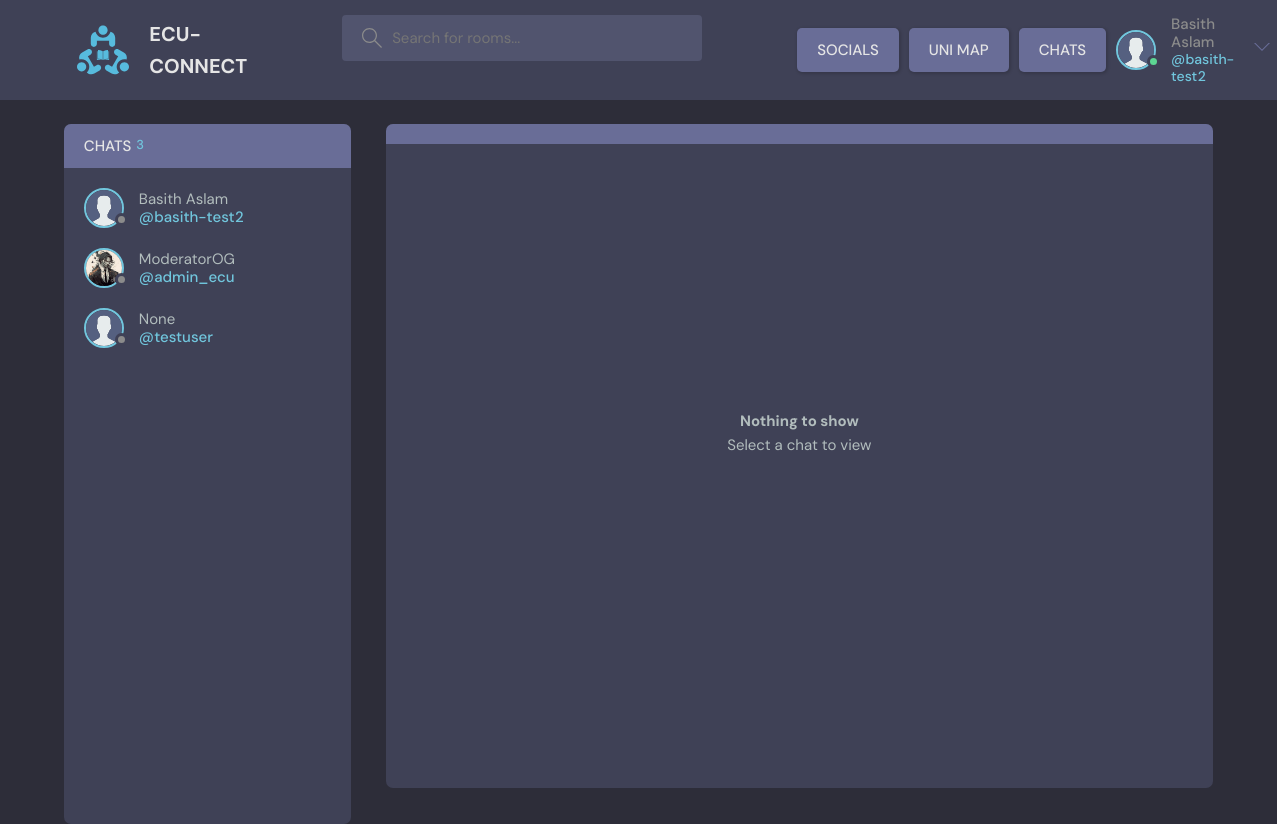
Page /chats (signed in) on the committed database.
### base/models.py (models this page shows)
class User(AbstractUser):
    username = models.CharField(max_length=150, unique=True, null=True)
    name = models.CharField(max_length=200, null=True)
    email = models.EmailField(unique=True, null=True)
    bio = models.TextField(null=True)
    avatar = models.ImageField(null=True, default="avatar.svg")
    USERNAME_FIELD = 'email'
    REQUIRED_FIELDS = ['username']

class Chat(models.Model):
    sender = models.ForeignKey(User, related_name='sender', on_delete=models.CASCADE)
    receiver = models.ForeignKey(User, related_name='receiver', on_delete=models.CASCADE)
    updated = models.DateTimeField(auto_now= True)
    created = models.DateTimeField(auto_now_add= True)
    class Meta:
       ordering = ['-updated', '-created']

### base/views.py (the view)
# urls.py: path('chats', views.allChats, name="chats"),
@login_required(login_url='login')
def allChats(request):
    chats = Chat.objects.filter(Q(sender=request.user) | Q(receiver=request.user)).order_by('-created')
    context = {'chats': chats, 'chatCount': chats.count()}
    return render(request, 'base/chats.html', context)

### base/templates/base/chats.html (shortened to what this page needs)
{% extends 'main.html' %} {% block content %}
<main class="profile-page layout layout--2">
  <div class="container">
    <div class="participants chats">
      <h3 class="participants__top">Chats <span>{{ chatCount }}</span></h3>
      <div class="participants__list scroll">
        {% for chat in chats %}
        <a href="{% url 'chats' chat.id %}" class="participant">
          <div class="avatar avatar--medium">
            <img src="{{chat.receiver.avatar.url}}" />
          </div>
          <p>
            {{chat.receiver.name}}
            <span>@{{chat.receiver.username}}</span>
          </p>
        </a>
        {% endfor %}
      </div>
    </div>
    {% if chat %}
    <div class="room messages">
      <div class="room__top">
        <div class="room__topLeft">
          <h3>{{chat.receiver.name}}</h3>
        </div>
      </div>
      <div class="room__box scroll">
        <div class="room__conversation message-room">
          <div class="threads message-conversation scroll">
            {% for chatMessage in chatMessages %}
            <div class="thread">
              <div class="thread__top">
                <div class="thread__author">
                  <a
                    href="{% url 'user_profile' chatMessage.user.id %}"
                    class="thread__authorInfo"
                  >
                    <div class="avatar avatar--small">
                      <img src="{{chatMessage.user.avatar.url}}" />
                    </div>
                    {% if request.user == chatMessage.user %} You {% else %}
                    {{chatMessage.user.name}} {% endif %}
                  </a>
                  <span class="thread__date"
                    >{{chatMessage.created|timesince}} ago</span
                  >
                </div>
                {% if request.user == chatMessage.user %}
                <a href="{% url 'delete_message' chatMessage.id %}">
                  <div class="thread__delete">
                    <svg
                      version="1.1"
                      xmlns="http://www.w3.org/2000/svg"
                      width="32"
                      height="32"
                      viewBox="0 0 32 32"
                    >
                      <title>remove</title>
                      <path
                        d="M27.314 6.019l-1.333-1.333-9.98 9.981-9.981-9.981-1.333 1.333 9.981 9.981-9.981 9.98 1.333 1.333 9.981-9.98 9.98 9.98 1.333-1.333-9.98-9.98 9.98-9.981z"
                      ></path>
                    </svg>
                  </div>
                </a>
                {% endif %}
              </div>
              <div class="thread__details">{{chatMessage.body}}</div>
            </div>
            {% endfor %}
          </div>
        </div>
      </div>
      <div class="room__message">
        <form action="" method="POST">
          {% csrf_token %}
          <input
            required
            autofocus
            name="body"
            placeholder="Write your message here..."
          />
        </form>
      </div>
    </div>
    {% else %}
    <div class="room messages">
      <div class="room__top">
      </div>
      <div class="room__box scroll">
        <div class="room__conversation message-room empty-message">
          <h3>Nothing to show</h3>
          <p>Select a chat to view</p>
        </div>
      </div>
    </div>
    {% endif %}
  </div>
</main>
{% endblock content %}

### templates/navbar.html (shortened to what this page needs)
{% load static %}
<header class="header header--loggedIn">
  <div class="container">
    <a href="{% url 'home' %}" class="header__logo">
      <img src="{% static 'images/logo.svg' %}" />
      <h1>ECU-CONNECT</h1>
    </a>
    <form class="header__search" method="GET" action="{% url 'home' %}">
      <label>
        <input name="q" placeholder="Search for rooms..." />
      </label>
    </form>
    <nav class="header__menu">
      <a href="{% url 'social_page' %}" class="btn btn--dark">SOCIALS</a>
      <a href="{% url 'uni_map' %}" class="btn btn--dark no-wrap">UNI MAP</a>
      {% if request.user.is_authenticated %}
      <a href="{% url 'chats' %}" class="btn btn--dark">CHATS</a>
      <div class="header__user">
        <a href="{%url 'user_profile' user.id %}">
          <div class="avatar avatar--medium active">
            <img src="{{request.user.avatar.url}}" />
          </div>
          <p>{{request.user.name}}<span>@{{request.user.username}}</span></p>
        </a>
        <button class="dropdown-button">
          <svg
            version="1.1"
            xmlns="http://www.w3.org/2000/svg"
            width="32"
            height="32"
            viewBox="0 0 32 32"
          >
            <title>chevron-down</title>
            <path d="M16 21l-13-13h-3l16 16 16-16h-3l-13 13z"></path>
          </svg>
        </button>
      </div>
      {% else %}
      <a href="{% url 'login' %}">
        <img src="{% static 'images/avatar.svg' %}" />
        <p>Login</p>
      </a>
      {% endif %}
    </nav>
  </div>
</header>

### rows in the picture
User: user.avatar (placeholder picture), user.name "Basith Aslam", user.username "basith-test2"
Chat: receiver.avatar (placeholder picture), receiver.name "Basith Aslam", receiver.username "basith-test2"
Chat: receiver.avatar (picture), receiver.name "ModeratorOG", receiver.username "admin_ecu"
Chat: receiver.avatar (placeholder picture), receiver.name "None", receiver.username "testuser"

### other values in the picture
{{ chatCount }} "3"
